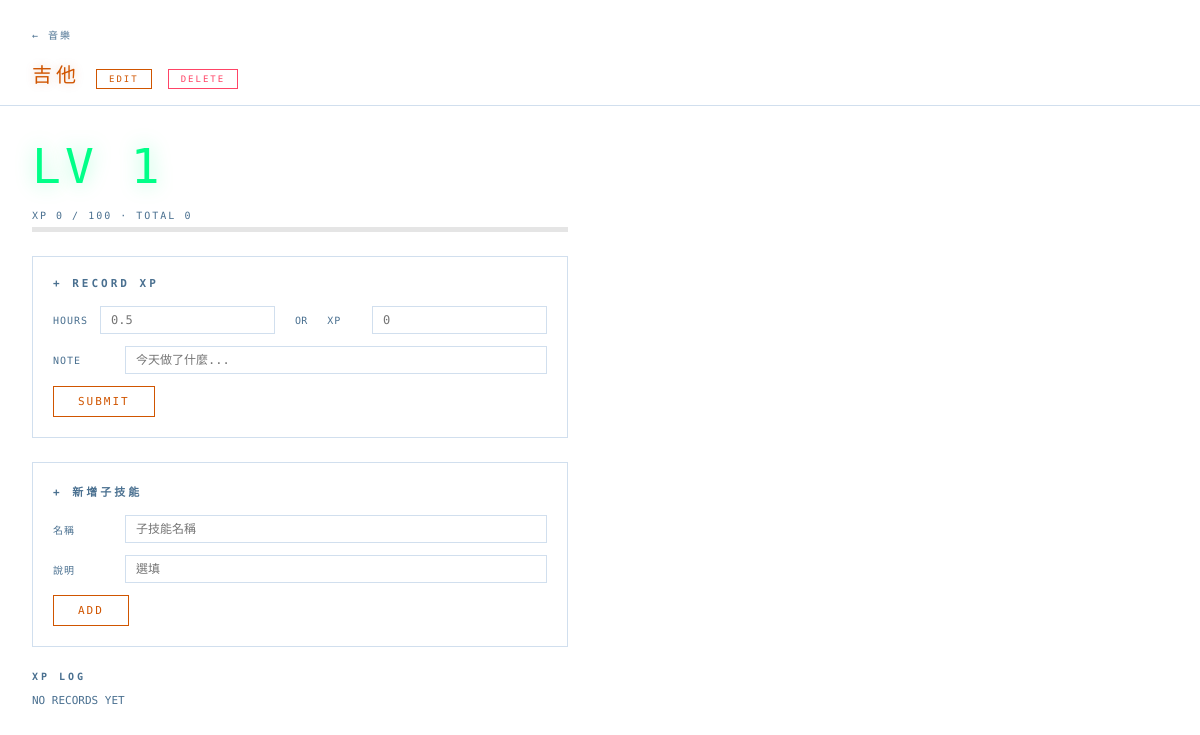
The page /skill/1 on the database as committed earlier.
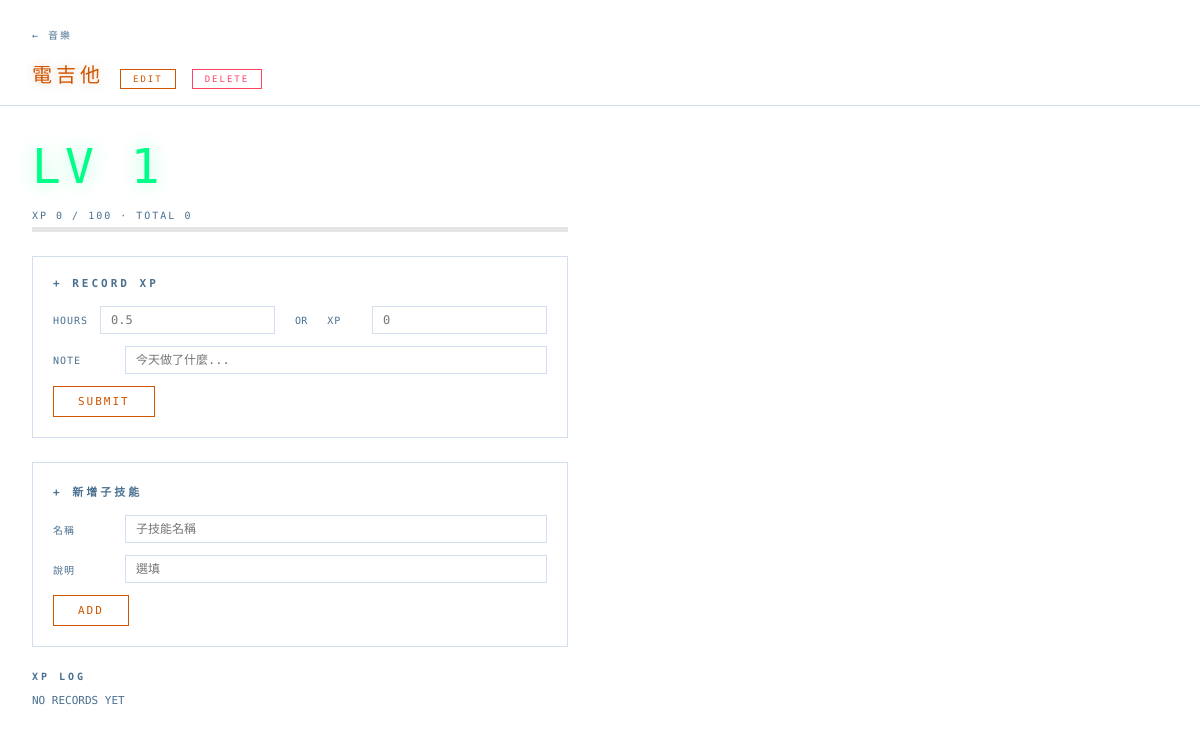
The same page on the database as committed later.
### tables this page shows
CREATE TABLE skills (
            id          INTEGER PRIMARY KEY,
            category_id INTEGER REFERENCES categories(id),
            parent_id   INTEGER REFERENCES skills(id),
            name        TEXT NOT NULL,
            description TEXT,
            created_at  DATETIME DEFAULT CURRENT_TIMESTAMP
        );

### app.py (the view)
@app.route("/skill/<int:skill_id>")
def skill(skill_id):
    detail = get_skill_detail(skill_id)
    if not detail:
        return "Not found", 404
    return render_template("skill.html", skill=detail)

### db.py (called while the page is built)
def get_db():
    conn = sqlite3.connect(DB_PATH)
    conn.row_factory = sqlite3.Row
    return conn

def xp_for_next_level(n):
    return int(100 * (n ** 1.5))

def calc_level(total_xp):
    level = 1
    accumulated = 0
    while level < 20:
        needed = xp_for_next_level(level)
        if accumulated + needed > total_xp:
            break
        accumulated += needed
        level += 1
    if level >= 20:
        return (20, 0, 0)
    current = total_xp - accumulated
    to_next = xp_for_next_level(level)
    return (level, current, to_next)

def get_skill_xp(skill_id):
    with get_db() as conn:
        row = conn.execute(
            "SELECT COALESCE(SUM(xp), 0) as total FROM xp_logs WHERE skill_id = ?",
            (skill_id,)
        ).fetchone()
        return row["total"]

### templates/skill.html (shortened to what this page needs)
<!DOCTYPE html>
<html lang="zh-TW">
<head>
  <link rel="stylesheet" href="/static/style.css">
</head>
<body>
<div class="screen">
  <div class="page-header">
    <a class="back-link" href="/category/{{ skill.category_id }}">← {{ skill.category_name }}</a>
    <div style="display:flex; align-items:baseline; gap:16px; margin-top:8px;">
      <div class="page-title" id="skill-title">{{ skill.name }}</div>
      <button class="btn" style="font-size:9px; padding:4px 12px;" onclick="document.getElementById('edit-form').style.display='block'; this.style.display='none'">EDIT</button>
      <form method="POST" action="/skill/{{ skill.id }}/delete" style="display:inline;"
            onsubmit="return confirm('確定刪除「{{ skill.name }}」及所有子技能？')">
        <button class="btn" type="submit" style="font-size:9px; padding:4px 12px; border-color:#ff4466; color:#ff4466;">DELETE</button>
      </form>
    </div>
  </div>
  <div class="skill-detail">
    <div class="skill-level-big"
         style="color: {{ skill.category_color }}; text-shadow: 0 0 20px {{ skill.category_color }}66;">
      LV {{ skill.level }}
    </div>
    <div class="skill-xp-bar-wrap">
      <div class="skill-xp-label">
        {% if skill.level < 20 %}
          XP {{ skill.current_xp }} / {{ skill.xp_to_next }}  ·  TOTAL {{ skill.total_xp }}
        {% else %}
          MAX LEVEL  ·  TOTAL {{ skill.total_xp }} XP
        {% endif %}
      </div>
      <div class="xp-bar-bg" style="height: 5px;">
      </div>
    </div>
    {% if skill.level < 20 %}
    <form class="xp-form" method="POST" action="/skill/{{ skill.id }}/log">
      <h3>+ Record XP</h3>
      <div class="form-row">
        <label>Hours</label>
        <input type="number" name="hours" placeholder="0.5" step="0.25" min="0">
        <span style="font-size:10px; color:var(--text-dim); padding:0 8px;">OR</span>
        <label>XP</label>
        <input type="number" name="xp" placeholder="0" min="0">
      </div>
      <div class="form-row">
        <label>Note</label>
        <input type="text" name="note" placeholder="今天做了什麼...">
      </div>
      <button class="btn" type="submit">SUBMIT</button>
    </form>
    {% endif %}
    <form class="xp-form" method="POST" action="/skill/{{ skill.id }}/add_child">
      <h3>+ 新增子技能</h3>
      <div class="form-row">
        <label>名稱</label>
        <input type="text" name="name" placeholder="子技能名稱" required>
      </div>
      <div class="form-row">
        <label>說明</label>
        <input type="text" name="description" placeholder="選填">
      </div>
      <button class="btn" type="submit">ADD</button>
    </form>
    <div class="log-list">
      <h3>XP Log</h3>
      {% for entry in skill.logs %}
      <div class="log-entry">
        <span class="log-xp">+{{ entry.xp }} XP</span>
        <span class="log-note">{{ entry.note or '—' }}</span>
        <span class="log-date">{{ entry.logged_at[:10] }}</span>
      </div>
      {% else %}
      <div style="color: var(--text-dim); font-size: 11px;">NO RECORDS YET</div>
      {% endfor %}
    </div>
  </div>
</div>
</body>
</html>

Rows that differ between the two databases and show on the page:
changed skills: name "吉他" → "電吉他"
